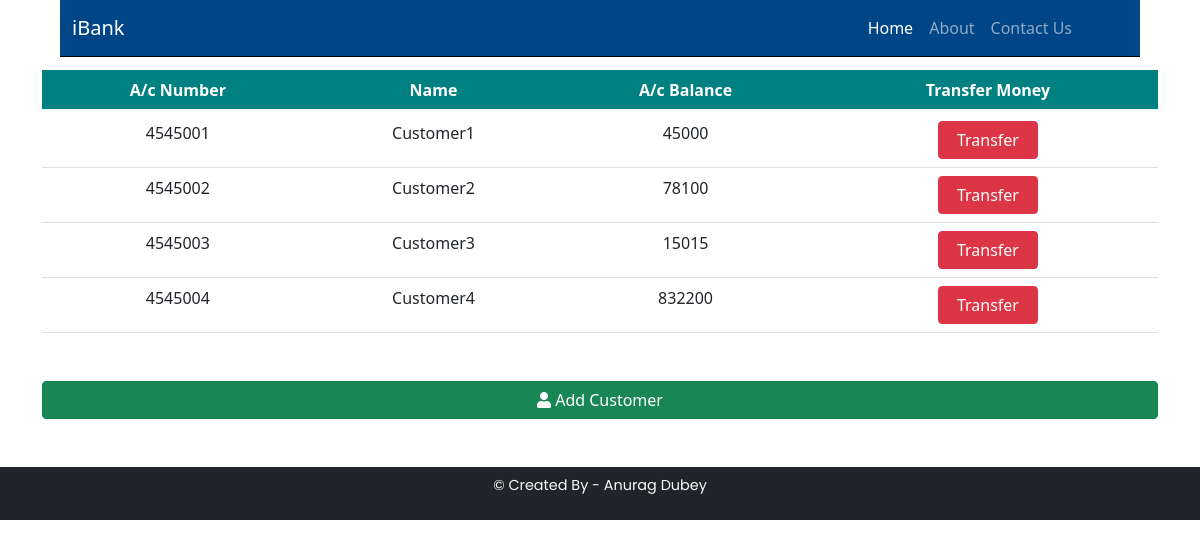
The page /Customers.php on the database its author committed.
### tables this page shows
CREATE TABLE `customers` (
  `s.no` int(100) NOT NULL,
  `accountnumber` bigint(100) NOT NULL,
  `name` text NOT NULL,
  `email` varchar(100) NOT NULL,
  `number` text NOT NULL,
  `balance` bigint(100) NOT NULL
);

### Customers.php (the view, shortened to what this page needs)
<?php
    include("includes/dbconnect.inc.php");
?>
<!DOCTYPE html>
<html lang="en">
<head>
    <link href="https://cdn.jsdelivr.net/npm/bootstrap@5.0.2/dist/css/bootstrap.min.css" rel="stylesheet"
>
        <link rel="stylesheet" href="https://pro.fontawesome.com/releases/v5.10.0/css/all.css"/>
    <link rel="stylesheet" href="style.css">
</head>
<body>
    <header >
        <div class="container" >
            <nav class="navbar  fixed-top navbar-expand-lg  navbar-dark bg-light " id="navbar">
                <div class="container-fluid">
                    <a class="navbar-brand" href="index.php">iBank</a>
                    <div class="collapse navbar-collapse pe-5 " id="navbarSupportedContent">
                        <ul class="navbar-nav ms-auto mb-2 mb-lg-0">
                            <li class="nav-item">
                                <a class="nav-link active" aria-current="page" href="index.php">Home</a>
                            </li>
                            <li class="nav-item">
                                <a class="nav-link" href="index.php#About">About</a>
                            </li>
                            <li class="nav-item">
                                <a class="nav-link" href="index.php#contact-us" tabindex="-1">Contact Us</a>
                            </li>
                        </ul>
                    </div>
                </div>
            </nav>
        </div>
    </header>
    <main>
        <div class="container">
            <table class="table table-hover">
                <thead>
                    <tr>
                        <th>A/c Number</th>
                        <th>Name</th>
                        <th>A/c Balance</th>
                        <th>Transfer Money</th>
                    </tr>
                </thead>
                <?php
                    $query3 = "SELECT * FROM customers";
                    $result2 = mysqli_query($conn,$query3);
                while($fetchedRow = mysqli_fetch_assoc($result2)){
                echo "<tr> ";
                    echo " <td> ". $fetchedRow["accountnumber"]."</td>".
                        "<td>". $fetchedRow['name']. "</td>".
                        "<td>".$fetchedRow['balance']. "</td>";
                        echo '<td><a href="Moneytransfer.php"><Button class="btn btn-danger"> Transfer</Button></a></td>';
                echo "</tr>" ;
                };
                ?>
            </table>
        </div>
        <div class="my-5 container text-center">
            <a href="AddCustomers.php"><button type="button" class="btn btn-success container "><i class="fas fa-user"></i>    Add Customer</button></a>
        </div>
    </main>
    <footer>
        <nav class="navbar sticky-bottom navbar-dark bg-dark" id="footer">
            <div class="container-fluid">
                <p class="mx-auto text-light">&copy Created By - Anurag Dubey </p>
            </div>
        </nav>
    </footer>
</body>
</html>

### style.css (style rules this page uses)
#navbar { background-color: #004687 !important; color: #fff !important; width: 90%; margin: auto; border-bottom: 1px solid black; }
body { padding-top: 70px; }
table thead { background-color: teal; border-bottom: 4px solid white; color: white; }
table thead tr { border: none; }
table tr a button { width:100px; margin: auto; }
table tr { text-align: center; }
footer { font-family: 'Poppins', sans-serif; font-size: 0.9em; }

### rows shown on the page
customers: accountnumber "4545001", name "Customer1", balance "45000"
customers: accountnumber "4545002", name "Customer2", balance "78100"
customers: accountnumber "4545003", name "Customer3", balance "15015"
customers: accountnumber "4545004", name "Customer4", balance "832200"
